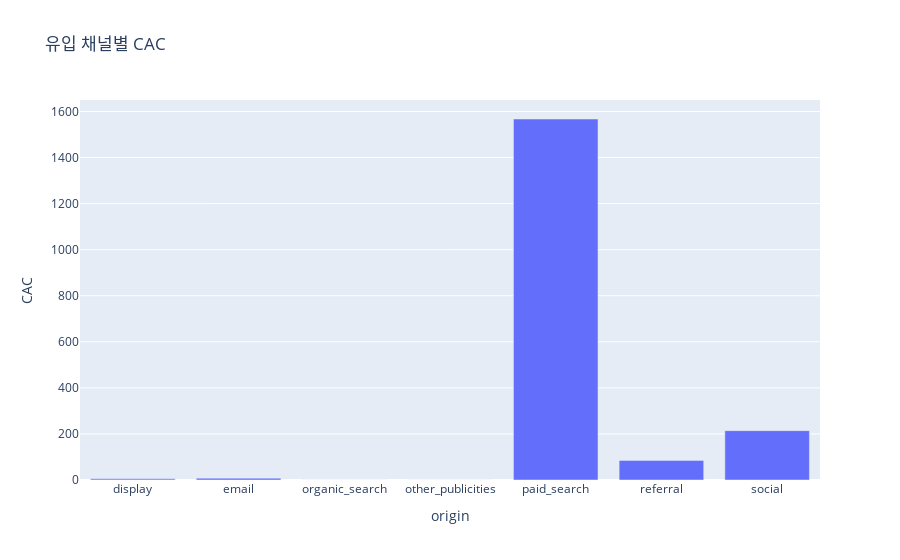

The code cell stored with this chart in its notebook:
### Code cell
fig = px.bar(TMP, x='origin', y='CAC', title='유입 채널별 CAC')

# 그래프 표시
fig.show()

### Figure 1 — Plotly figure (JSON) as saved in the notebook; plotly's stock layout.template omitted (floating-point values rounded to 4 significant figures)
{"data": [{"alignmentgroup": "True", "hovertemplate": "origin=%{x}<br>CAC=%{y}<extra></extra>", "legendgroup": "", "marker": {"color": "#636efa", "pattern": {"shape": ""}}, "name": "", "offsetgroup": "", "orientation": "v", "showlegend": false, "textposition": "auto", "type": "bar", "x": ["display", "email", "organic_search", "other_publicities", "paid_search", "referral", "social"], "xaxis": "x", "y": [4.979, 8.062, 0, 0, 1567.0, 85.19, 214.3], "yaxis": "y"}], "layout": {"barmode": "relative", "legend": {"tracegroupgap": 0}, "title": {"text": "유입 채널별 CAC"}, "xaxis": {"anchor": "y", "domain": [0, 1], "title": {"text": "origin"}}, "yaxis": {"anchor": "x", "domain": [0, 1], "title": {"text": "CAC"}}}}
